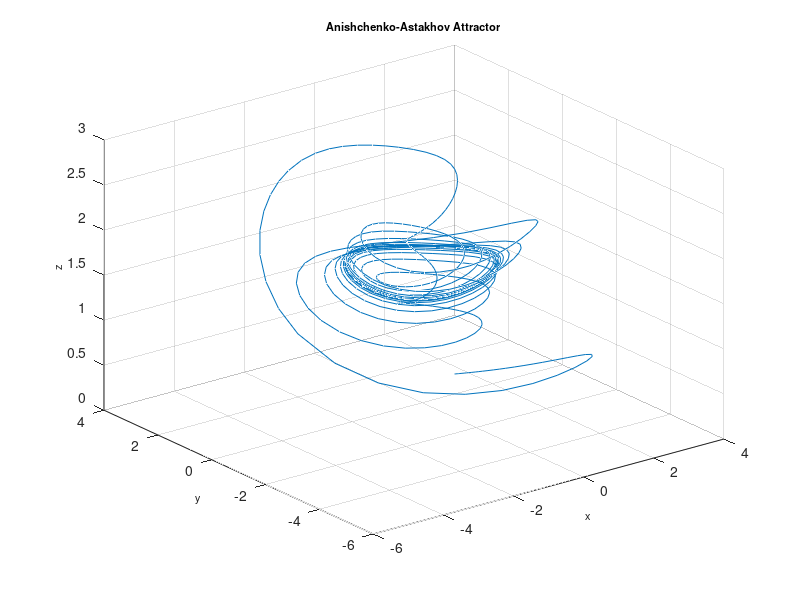

Recreate this plot in MATLAB.
function Anishchenko
%==========================================================================
% Matlab program to plot a phase portrait of the 3D chaotic system
%==========================================================================
clear
clc
clf
%==================== Parameters ==========================================
a = 1.5; b=0.08;
%===================== Initial conditions =================================
initial=[1, 0.1, 0.2]; 
% =============== Solves ODEs =============================================
deq1=@(t,x) [a*x(1)+x(2)-x(1)*x(3); -x(1); -b*x(3)+b*x(1)^2];
deq2=@(t,x) [a*x(1)+x(2)-x(1)*x(3); -x(1); -b*x(3)];
x=initial;
if x(1)>0
    [~,sol] = ode45(deq1,[0, 10000],x);
elseif x(1)<=0
    [~,sol] = ode45(deq2,[0, 10000],x);
end
%============= Runs simulation ============================================
    plot3(sol(:,1),sol(:,2),sol(:,3)),grid
    title('Anishchenko-Astakhov Attractor','fontsize',8)
    xlabel('x','fontsize',8)
    ylabel('y','fontsize',8)
    zlabel('z','fontsize',8)
%================= End of program =========================================